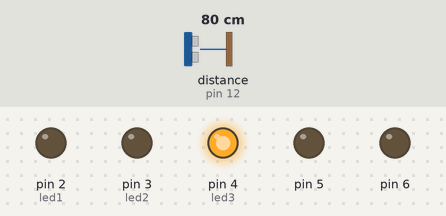
Recording of a sketch running on a simulated Arduino Uno, built with avr-gcc and run on an emulated ATmega328P. On the bench: output pins drawn as LEDs (lit = HIGH). Wiring (inferred from the names in the program): ultrasonic range finder: trigger pin 11; echo pin 12. Inputs (shaded band) come from the test bench; at power-on: distance to the obstacle (sensor on pin 12) 80 cm. The echo pulse lasts 58.3 µs per cm; pins used as bus, display or sensor lines are not drawn.

Above: at 1.2 s.
1.3 s: distance to the obstacle (sensor on pin 12) set to 33 cm
2.8 s: distance to the obstacle (sensor on pin 12) set to 28 cm
At 3.6 s:
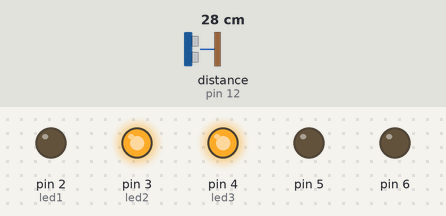
4.3 s: distance to the obstacle (sensor on pin 12) set to 23 cm
5.8 s: distance to the obstacle (sensor on pin 12) set to 19 cm
At 6.9 s:
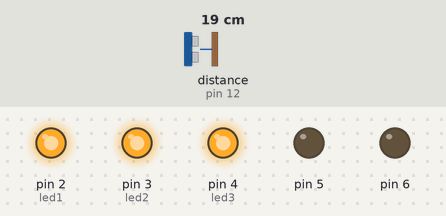
7.3 s: distance to the obstacle (sensor on pin 12) set to 120 cm
At 8.5 s:
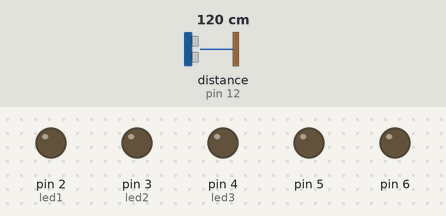
8.8 s: distance to the obstacle (sensor on pin 12) set to 104 cm
10.3 s: distance to the obstacle (sensor on pin 12) set to 96 cm
At 10.8 s:
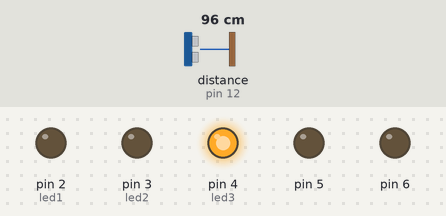
Timing chart, 0 to 12.8 s (numbered marks = the images above; inputs shaded):
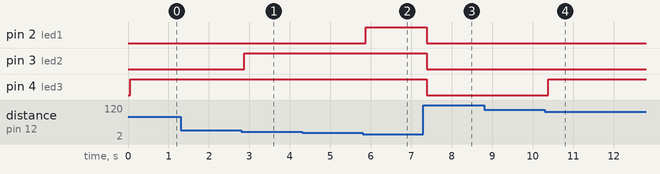

The sketch:

E3.ino
```cpp
int led1 = 2, led2 =  3, led3 = 4;
const int brillo = 0;
const int trig = 11;
const int echo = 12;
// Inicializar el programa
void setup() {
  // Habilitar los pines de los LEDs como salidas
  for (int i = 2; i < 7; i++)
  {
    pinMode(i, OUTPUT);
  }
  // Colocar los pines del sensor ultrasonico como entrada y salida
  pinMode(trig, OUTPUT);
  pinMode(echo, INPUT);
}

void loop() {

  digitalWrite(trig, LOW);
  delayMicroseconds(2);
  digitalWrite(trig, HIGH);
  delayMicroseconds(5);
  digitalWrite(trig, LOW);


  long tiempo  = pulseIn(echo, HIGH);
  float distancia = 0.0343 * tiempo / 2;

  Serial.print("la distancia es: ");
  Serial.println(distancia);
  delay(50);


  if(distancia < 20)
  {
    digitalWrite(led1, HIGH);
  }
  else
  {
    digitalWrite(led1, LOW);
  }

  if(distancia < 30)
  {
    digitalWrite(led2, HIGH);
  }
  else
  {
    digitalWrite(led2, LOW);
  }

   // SI LA DISTANCIA ES MENOR A 255 el led debe encender con PWM
  if(distancia < 100)
  {
    analogWrite(led3, 255-distancia);
  }
  else
  {
    digitalWrite(led3, 0);
  }

}
```

Measured:
- the behaviour switches between 31 and 30 cm on distance to the obstacle (sensor on pin 12) (found by bisection; images 0 and 1)
- the behaviour switches between 21 and 20 cm on distance to the obstacle (sensor on pin 12) (found by bisection; images 1 and 2)
- the behaviour switches between 100 and 99 cm on distance to the obstacle (sensor on pin 12) (found by bisection; images 3 and 4)
- after the input at 1.3 s, every drawn part: stays the same
- after the input at 2.8 s, pin 3 (led2): LOW → HIGH after 0.07 s
- after the input at 4.3 s, every drawn part: stays the same
- after the input at 5.8 s, pin 2 (led1): LOW → HIGH after 0.07 s
- after the input at 7.3 s, pin 2 (led1), pin 3 (led2), pin 4 (led3): HIGH → LOW after 0.09 s
- after the input at 8.8 s, every drawn part: stays the same
- after the input at 10.3 s, pin 4 (led3): LOW → HIGH after 0.08 s
